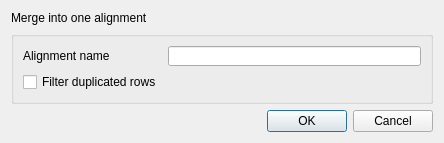
<?xml version="1.0" encoding="UTF-8"?>
<ui version="4.0">
 <class>MsaActionDialog</class>
 <widget class="QDialog" name="MsaActionDialog">
  <property name="geometry">
   <rect>
    <x>0</x>
    <y>0</y>
    <width>444</width>
    <height>143</height>
   </rect>
  </property>
  <property name="minimumSize">
   <size>
    <width>0</width>
    <height>143</height>
   </size>
  </property>
  <property name="maximumSize">
   <size>
    <width>16777215</width>
    <height>143</height>
   </size>
  </property>
  <property name="windowTitle">
   <string>New Alignment Action</string>
  </property>
  <layout class="QVBoxLayout" name="verticalLayout_2">
   <item>
    <layout class="QVBoxLayout" name="verticalLayout">
     <item>
      <widget class="QLabel" name="label">
       <property name="text">
        <string>Merge into one alignment</string>
       </property>
      </widget>
     </item>
     <item>
      <widget class="QGroupBox" name="groupBox_2">
       <property name="enabled">
        <bool>true</bool>
       </property>
       <property name="title">
        <string/>
       </property>
       <layout class="QGridLayout" name="gridLayout_2">
        <item row="0" column="0">
         <widget class="QLabel" name="label_3">
          <property name="text">
           <string>Alignment name</string>
          </property>
         </widget>
        </item>
        <item row="0" column="1">
         <widget class="QLineEdit" name="msaNameEdit"/>
        </item>
        <item row="1" column="0">
         <widget class="QCheckBox" name="filterBox">
          <property name="text">
           <string>Filter duplicated rows</string>
          </property>
         </widget>
        </item>
       </layout>
      </widget>
     </item>
    </layout>
   </item>
   <item>
    <widget class="QDialogButtonBox" name="buttonBox">
     <property name="orientation">
      <enum>Qt::Horizontal</enum>
     </property>
     <property name="standardButtons">
      <set>QDialogButtonBox::Cancel|QDialogButtonBox::Ok</set>
     </property>
    </widget>
   </item>
  </layout>
 </widget>
 <resources/>
 <connections>
  <connection>
   <sender>buttonBox</sender>
   <signal>accepted()</signal>
   <receiver>MsaActionDialog</receiver>
   <slot>accept()</slot>
   <hints>
    <hint type="sourcelabel">
     <x>248</x>
     <y>254</y>
    </hint>
    <hint type="destinationlabel">
     <x>157</x>
     <y>274</y>
    </hint>
   </hints>
  </connection>
  <connection>
   <sender>buttonBox</sender>
   <signal>rejected()</signal>
   <receiver>MsaActionDialog</receiver>
   <slot>reject()</slot>
   <hints>
    <hint type="sourcelabel">
     <x>316</x>
     <y>260</y>
    </hint>
    <hint type="destinationlabel">
     <x>286</x>
     <y>274</y>
    </hint>
   </hints>
  </connection>
 </connections>
</ui>
